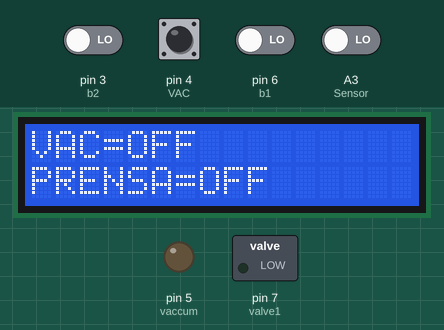
A sketch run on a simulated Arduino Uno, built with avr-gcc and run on an emulated ATmega328P. On the bench: 16×2 character LCD, switched loads named in the sketch (green lamp = pin HIGH), output pins drawn as LEDs (lit = HIGH). Inputs (shaded band) come from the test bench; at power-on: A3 (Sensor), pin 3 (b2), pin 4 (VAC), pin 6 (b1) LOW. What the sketch prints to the serial monitor is not drawn.

Above: at 4.3 s.
4.4 s: pin 4 (VAC) pulsed HIGH 5 times (0.12 s each, 0.3 s apart)
At 4.84 s:
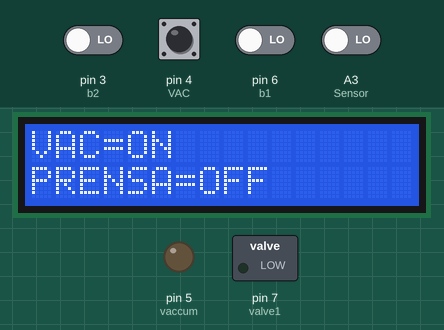
7.4 s: pin 4 (VAC) driven HIGH
8.9 s: pin 4 (VAC) driven LOW
At 9.01 s:
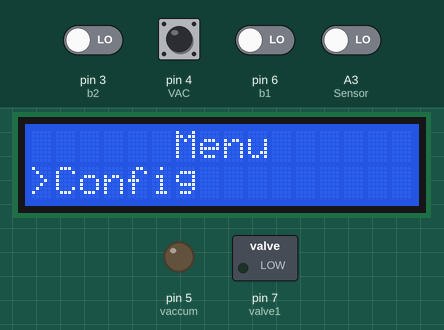
10.6 s: pin 3 (b2) driven HIGH and pin 6 (b1) driven HIGH
At 11.8 s:
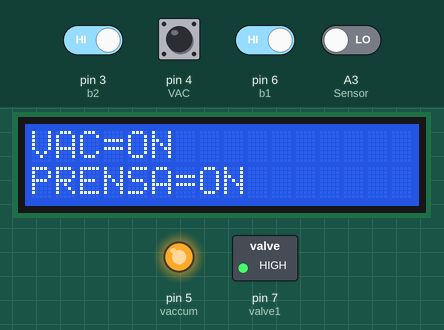
12.1 s: pin 3 (b2) driven LOW
At 13.3 s:
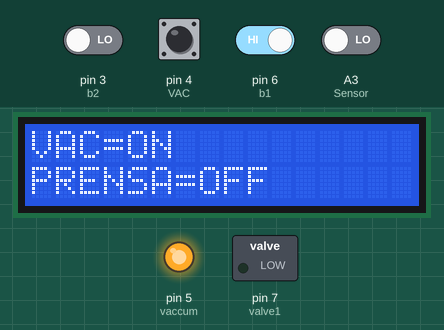
Timing chart, 0 to 15.1 s (numbered marks = the images above; inputs shaded):
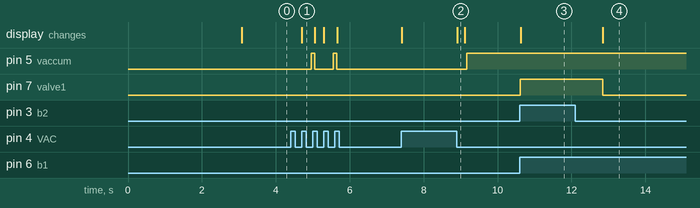

The sketch:

Codigo_Prensa_Cases.ino
```cpp
#include <LiquidCrystal.h>

//Entradas
int b1 = 6;
int b2 = 3;
int VAC = 4;
int Sensor = A3;
int b4_ok = A2;
// LCD
int rs = A0;
int rw = 12;
int en = 13;
int d4 = 11;
int d5 = 10;
int d6 = 9;
int d7 = 8;
//Tiempo de prensado
int b3_menu = A1;
int delay_down = 0;
int time_press = 0;
int long_press = 5000;
int normal_press = 100;

int last_menu = 0;
int vac_on = 0;
int salir_sel = 0;
int start = 0;
int start_vac = 0;
int but1_on = 0;
int but2_on = 0;
int sense_it = 0;
int config_menu=0;
int i=1;
LiquidCrystal lcd(rs, rw, en, d4, d5, d6, d7);

int p1 = LOW;
int p2 = LOW;
int s1 = LOW;
//Salidas
int valve1 = 7;
int vaccum = 5;

void setup() {
  //LCD init
  lcd.begin(16, 2);
  lcd.print("Prensa Control");
  lcd.setCursor(0, 1);
  lcd.print("Version 1.0");
  delay(3000);
  //Interrupcion
  //  attachInterrupt();
  //Salidas
  pinMode(valve1, OUTPUT);
  pinMode(vaccum, OUTPUT);
  //Entradas
  pinMode(b1, INPUT);
  pinMode(b2, INPUT);
  pinMode(VAC, INPUT);
  pinMode(Sensor, INPUT);
  pinMode(b3_menu, INPUT);
  pinMode(b4_ok, INPUT);
  lcd.clear();
  lcd.home();
  lcd.print("VAC=OFF");
  lcd.setCursor(0, 1);
  lcd.print("PRENSA=OFF");
  delay(50);
  Serial.begin(9600);
}

void Menu() {
  while (s1 = digitalRead(VAC)) {
    //start=0;
    time_press += 500;
    delay(100);
    //Serial.print(time_press);
  }
  if (time_press >= 4000) {
    start = 0;
    //lcd.clear();
    lcd.setCursor(0, 0);
    lcd.print("      Menu    ");
    lcd.setCursor(0, 1);
    lcd.print(">Config     ");
    lcd.setCursor(0, 1);
    delay(200);
    if (s1 = digitalRead(VAC)== HIGH ){
      config_menu=1;
      lcd.clear();
      delay(200);
      while(config_menu==1){
        lcd.home();
        lcd.print("Elegir tiempo");
        lcd.setCursor(0,1);
        lcd.print(i);
        if(p1=digitalRead(b1) == HIGH){
          i+=1;
          //lcd.print(i);
          delay(200);
        }
        else if(p2=digitalRead(b2)==HIGH && i>1){
          i-=1;
          //lcd.print(i);
          delay(200);
        }else if(s1 = digitalRead(VAC)==HIGH){
          i=i;
          config_menu=0;
          break;
        }
      }
    }
    if (p1 = digitalRead(b1) == HIGH) {
      last_menu = 1;
      while (last_menu == 1) {
        salir_sel = 1;
        //lcd.clear();
        lcd.home();
        lcd.print(" Config   ");
        lcd.setCursor(0, 1);
        lcd.print(">Salir ");
        delay(200);
        if (s1 = digitalRead(VAC) == HIGH && last_menu == 1 && salir_sel == 1) {
          time_press = 0;
          last_menu = 0;
          //lcd.clear();
          lcd.home();
          lcd.print("VAC=OFF    ");
          lcd.setCursor(0, 1);
          lcd.print("PRENSA=OFF    ");
          delay(50);
          break;
        }
        if (p1 = digitalRead(b1) == HIGH) {
          last_menu = 0;
          break;
        }
      }
    }
  } else if (time_press < 5000 && time_press > 0) {
    start = 1;
    time_press = 0;
    //lcd.clear();
  }
}

void loop() {
  Menu();
  if (start == 1) { // Cuando este activado el vacio que diga activado VAC=ON y abajo que diga Press=OFF y al activar que diga Press=ON , vacio no se puede desactivar mientras el piston este activado
    if (int s1 = digitalRead(VAC)) {
      start_vac = 1;
      lcd.home();
      lcd.print("VAC=ON   ");
      lcd.setCursor(0,1);
      while (start_vac == 1) {
        Menu();
        time_press = 0;
        //lcd.clear();
        lcd.home();
        lcd.print("VAC=ON         ");
        lcd.setCursor(0, 1);
        lcd.print("PRENSA=OFF ");
        delay(50);
        digitalWrite(vaccum, HIGH);
        vac_on = 1;
        p1 = digitalRead(b1);
        p2 = digitalRead(b2);
        s1 = digitalRead(VAC);
        if (p1 && p2 == HIGH) {
          start_vac = 2;
        }
        delay(20);
        while (s1 == HIGH) {
          digitalWrite(vaccum, LOW);
          //lcd.clear();
          lcd.home();
          lcd.print("VAC=OFF ");
          lcd.setCursor(0, 1);
          lcd.print("PRENSA=OFF ");
          delay(20);
          vac_on = 0;
          start = 0;
          start_vac = 0;
          break;
        } while (start_vac == 2) {
          p1 = digitalRead(b1);
          p2 = digitalRead(b2);
          s1 = digitalRead(VAC);
          while (s1 == HIGH) {
            digitalWrite(vaccum, LOW);
            //lcd.clear();
            lcd.home();
            lcd.print("VAC=OFF ");
            lcd.setCursor(0, 1);
            lcd.print("PRENSA=OFF ");
            delay(20);
            vac_on = 0;
            start = 0;
            start_vac = 0;
            break;
          }
          if (vac_on  == 1 && p1 == HIGH && p2 == HIGH) {
            digitalWrite(valve1, HIGH);
            //lcd.clear();
            lcd.home();
            lcd.print("VAC=ON       ");
            lcd.setCursor(0, 1);
            lcd.print("PRENSA=ON    ");
            delay(100);
            int s4 = digitalRead(Sensor);
            while (s4 == LOW && vac_on  == 1) {
              lcd.home();
              lcd.print("VAC=ON     ");
              lcd.setCursor(0, 1);
              lcd.print("PRENSA=ON     ");
              digitalWrite(valve1, HIGH);
              Serial.println(i);
              delay(i*1000);
              digitalWrite(valve1, LOW);
              //lcd.clear();
              break;
            }
          } else {
            //lcd.clear();
            lcd.home();
            lcd.print("VAC=ON    ");
            lcd.setCursor(0, 1);
            lcd.print("PRENSA=OFF    ");
            delay(100);
            digitalWrite(valve1, LOW);
          }
        }

      }
    }
  }
}
```

Measured:
- after the input at 4.4 s, pin 5 (vaccum): alternates HIGH for 0.10 s and LOW for 0.50 s, 4 changes in all, then stays LOW, starting after 0.56 s; the display: changes after 0.30 s (image 1)
- after the input at 8.9 s, pin 5 (vaccum): LOW → HIGH after 0.26 s; the display: changes at once (image 2)
- after the input at 10.6 s, pin 7 (valve1): LOW → HIGH at once; the display: changes at once (image 3)
- after the input at 12.1 s, pin 7 (valve1): HIGH → LOW after 0.74 s; the display: changes after 0.75 s (image 4)
